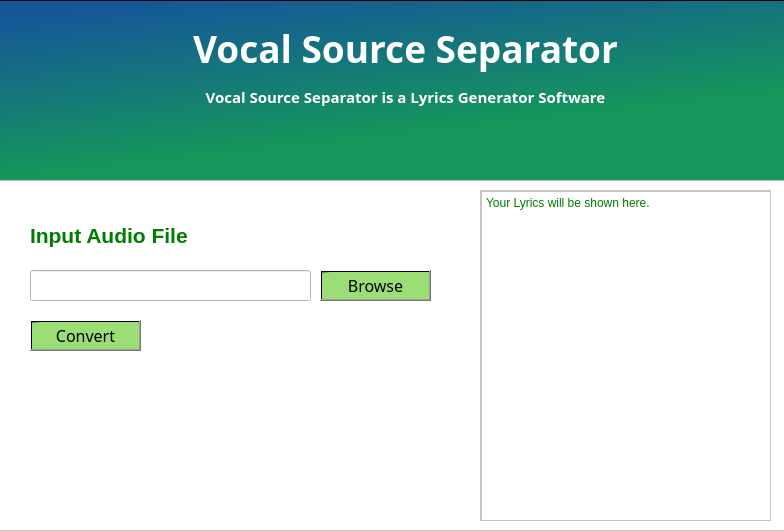
<?xml version="1.0" encoding="UTF-8"?>
<ui version="4.0">
 <class>Dialog</class>
 <widget class="QDialog" name="Dialog">
  <property name="geometry">
   <rect>
    <x>0</x>
    <y>0</y>
    <width>784</width>
    <height>531</height>
   </rect>
  </property>
  <property name="windowTitle">
   <string>Dialog</string>
  </property>
  <widget class="QFrame" name="frame">
   <property name="geometry">
    <rect>
     <x>-80</x>
     <y>0</y>
     <width>881</width>
     <height>201</height>
    </rect>
   </property>
   <property name="styleSheet">
    <string notr="true">background-color:qlineargradient(spread:pad, x1:0.511, y1:0.886364, x2:0.125545, y2:0.086, stop:0.204545 rgba(21, 150, 91, 255), stop:1 rgba(21, 88, 152, 255))</string>
   </property>
   <property name="frameShape">
    <enum>QFrame::StyledPanel</enum>
   </property>
   <property name="frameShadow">
    <enum>QFrame::Raised</enum>
   </property>
   <widget class="QLabel" name="label">
    <property name="geometry">
     <rect>
      <x>210</x>
      <y>10</y>
      <width>551</width>
      <height>111</height>
     </rect>
    </property>
    <property name="font">
     <font>
      <family>Segoe UI Semibold</family>
      <pointsize>28</pointsize>
      <weight>75</weight>
      <bold>true</bold>
     </font>
    </property>
    <property name="autoFillBackground">
     <bool>false</bool>
    </property>
    <property name="styleSheet">
     <string notr="true">background-color: transparent;
border-image: none;
</string>
    </property>
    <property name="text">
     <string>&lt;html&gt;&lt;head/&gt;&lt;body&gt;&lt;p align=&quot;center&quot;&gt;&lt;span style=&quot; color:#ffffff;&quot;&gt;Vocal Source Separator&lt;/span&gt;&lt;/p&gt;&lt;p align=&quot;center&quot;&gt;&lt;span style=&quot; font-size:11pt; color:#ffffff;&quot;&gt;Vocal Source Separator is a Lyrics Generator Software&lt;/span&gt;&lt;/p&gt;&lt;/body&gt;&lt;/html&gt;</string>
    </property>
   </widget>
  </widget>
  <widget class="QFrame" name="frame_2">
   <property name="geometry">
    <rect>
     <x>-20</x>
     <y>180</y>
     <width>821</width>
     <height>351</height>
    </rect>
   </property>
   <property name="font">
    <font>
     <pointsize>12</pointsize>
    </font>
   </property>
   <property name="styleSheet">
    <string notr="true">background-color:white;</string>
   </property>
   <property name="frameShape">
    <enum>QFrame::StyledPanel</enum>
   </property>
   <property name="frameShadow">
    <enum>QFrame::Raised</enum>
   </property>
   <widget class="QScrollArea" name="scrollArea">
    <property name="geometry">
     <rect>
      <x>500</x>
      <y>10</y>
      <width>291</width>
      <height>331</height>
     </rect>
    </property>
    <property name="font">
     <font>
      <family>Cambria</family>
      <pointsize>9</pointsize>
     </font>
    </property>
    <property name="widgetResizable">
     <bool>true</bool>
    </property>
    <widget class="QWidget" name="scrollAreaWidgetContents">
     <property name="geometry">
      <rect>
       <x>0</x>
       <y>0</y>
       <width>289</width>
       <height>329</height>
      </rect>
     </property>
     <widget class="QPlainTextEdit" name="plainTextEdit">
      <property name="geometry">
       <rect>
        <x>0</x>
        <y>0</y>
        <width>291</width>
        <height>331</height>
       </rect>
      </property>
      <property name="styleSheet">
       <string notr="true">color:rgb(0, 124, 0)</string>
      </property>
      <property name="plainText">
       <string>Your Lyrics will be shown here.</string>
      </property>
     </widget>
    </widget>
   </widget>
   <widget class="QPushButton" name="pushButton">
    <property name="geometry">
     <rect>
      <x>340</x>
      <y>90</y>
      <width>111</width>
      <height>31</height>
     </rect>
    </property>
    <property name="font">
     <font>
      <family>icon-large</family>
      <pointsize>12</pointsize>
      <italic>false</italic>
     </font>
    </property>
    <property name="styleSheet">
     <string notr="true">background-color:qlineargradient(spread:pad, x1:0.039, y1:0.0623636, x2:0, y2:0, stop:0.204545 rgba(124, 212, 74, 194), stop:1 rgba(21, 88, 152, 255))</string>
    </property>
    <property name="text">
     <string> Browse </string>
    </property>
   </widget>
   <widget class="QLabel" name="label_2">
    <property name="geometry">
     <rect>
      <x>50</x>
      <y>30</y>
      <width>321</width>
      <height>51</height>
     </rect>
    </property>
    <property name="font">
     <font>
      <family>Segoe UI Historic</family>
     </font>
    </property>
    <property name="styleSheet">
     <string notr="true"/>
    </property>
    <property name="text">
     <string>&lt;html&gt;&lt;head/&gt;&lt;body&gt;&lt;p&gt;&lt;span style=&quot; font-size:16pt; font-weight:600; color:#007c00;&quot;&gt;Input Audio File&lt;/span&gt;&lt;/p&gt;&lt;/body&gt;&lt;/html&gt;</string>
    </property>
   </widget>
   <widget class="QLineEdit" name="lineEdit">
    <property name="enabled">
     <bool>false</bool>
    </property>
    <property name="geometry">
     <rect>
      <x>50</x>
      <y>90</y>
      <width>281</width>
      <height>31</height>
     </rect>
    </property>
   </widget>
   <widget class="QPushButton" name="pushButton_2">
    <property name="geometry">
     <rect>
      <x>50</x>
      <y>140</y>
      <width>111</width>
      <height>31</height>
     </rect>
    </property>
    <property name="font">
     <font>
      <family>icon-large</family>
      <pointsize>12</pointsize>
      <italic>false</italic>
     </font>
    </property>
    <property name="styleSheet">
     <string notr="true">background-color:qlineargradient(spread:pad, x1:0.039, y1:0.0623636, x2:0, y2:0, stop:0.204545 rgba(124, 212, 74, 194), stop:1 rgba(21, 88, 152, 255))</string>
    </property>
    <property name="text">
     <string> Convert </string>
    </property>
   </widget>
  </widget>
 </widget>
 <resources>
  <include location="ab.qrc"/>
 </resources>
 <connections/>
</ui>
